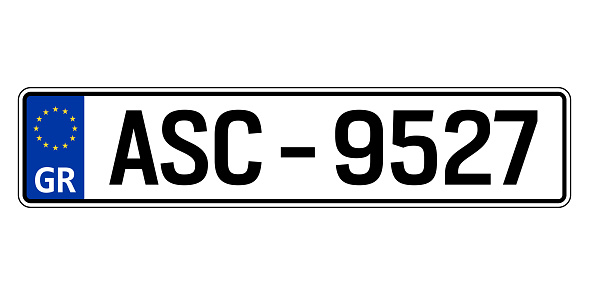
#> input picture plate.jpg, 589 x 295 px
$ python -i plate_to_txt.py   (imports and definitions only)
#> lines starting #> are read from the running program, lines starting #| are printed output that depends on the picture; after the words box and inside, x2 and y2 are one past the last pixel; in counts of white or black regions, pixels touching at a corner belong together
#> further down, picture is the input picture: shape (295, 589, 3); mean B, G, R 222.5, 219.3, 217.8
import cv2
import imutils
import numpy as np
import pytesseract
from cv2 import dnn_superres
from scipy.ndimage import interpolation as inter
from time import time

# [25 lines left out: functions upscale_image, clean_image, not called in this run]


def correct_skew(image, delta=1, limit=5):
#> called with delta = 1, limit = 5
    def determine_score(arr, angle):
        data = inter.rotate(arr, angle, reshape=False, order=0)
        histogram = np.sum(data, axis=1)
        score = np.sum((histogram[1:] - histogram[:-1]) ** 2)
        return histogram, score

    gray = cv2.cvtColor(image, cv2.COLOR_BGR2GRAY)
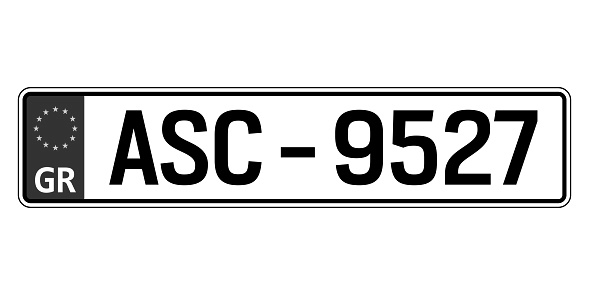
#> gray: shape (295, 589); min 0, max 255, mean 219.2
    thresh = cv2.threshold(gray, 0, 255, cv2.THRESH_BINARY_INV + cv2.THRESH_OTSU)[1]
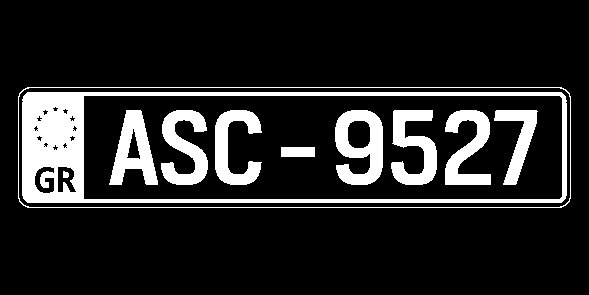
#> thresh: shape (295, 589); 14.4% white; 11 white regions, largest, box (x1, y1, x2, y2) and area: (22, 92, 567, 203) 10445, (335, 110, 383, 185) 2244, (161, 110, 208, 185) 1931

    scores = []
    angles = np.arange(-limit, limit + delta, delta)
    for angle in angles:
        histogram, score = determine_score(thresh, angle)
        scores.append(score)
#> this loop made 11 passes
#> score on passes 1 to 11: 701099550, 859630500, 1100613150, 1816798500, 5063106600, 144324288000, 5412550950, 1768940100, 1101913650, 818144550, 678210750
#> pass 1, in determine_score, `data = inter.rotate(arr, angle, reshape=False, order=0)`:
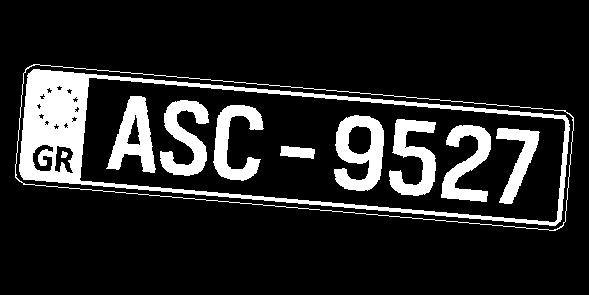
#> data: shape (295, 589); 14.4% white; 11 white regions, largest, box (x1, y1, x2, y2) and area: (19, 69, 570, 226) 10445, (334, 115, 384, 191) 2245, (160, 100, 209, 176) 1929
#> pass 2, in determine_score (call 2), `data = inter.rotate(arr, angle, reshape=False, order=0)`:
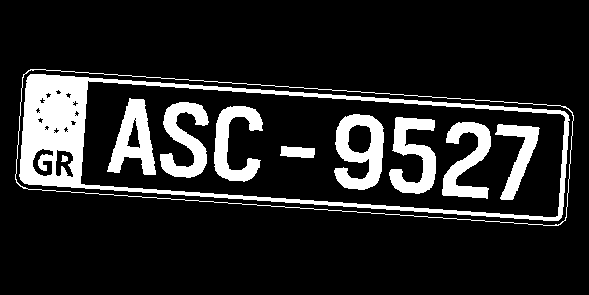
#> data: shape (295, 589); 14.4% white; 11 white regions, largest, box (x1, y1, x2, y2) and area: (19, 74, 570, 221) 10446, (334, 114, 384, 190) 2243, (160, 102, 209, 178) 1931
#> pass 3, in determine_score (call 3), `data = inter.rotate(arr, angle, reshape=False, order=0)`:
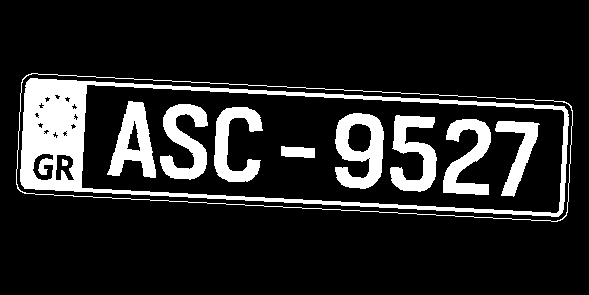
#> data: shape (295, 589); 14.5% white; 11 white regions, largest, box (x1, y1, x2, y2) and area: (20, 78, 569, 217) 10445, (335, 113, 384, 189) 2243, (160, 104, 208, 180) 1933
#> after the loop, scores = [701099550, 859630500, 1100613150, 1816798500, 5063106600, 144324288000, 5412550950, 1768940100, 1101913650, 818144550, 678210750]

    best_angle = angles[scores.index(max(scores))]
#> best_angle = 0

    (h, w) = image.shape[:2]
#> h = 295; w = 589
    center = (w // 2, h // 2)
#> center = (294, 147)
    M = cv2.getRotationMatrix2D(center, best_angle, 1.0)
#> M = [[1, 0, 0], [0, 1, 0]]
    rotated = cv2.warpAffine(image, M, (w, h), flags=cv2.INTER_CUBIC, \
              borderMode=cv2.BORDER_REPLICATE)

    return best_angle, rotated

# [17 lines left out: function plate_txt, not called in this run]

>>> import cv2
>>> picture = cv2.imread('plate.jpg')
>>> result = correct_skew(picture)
